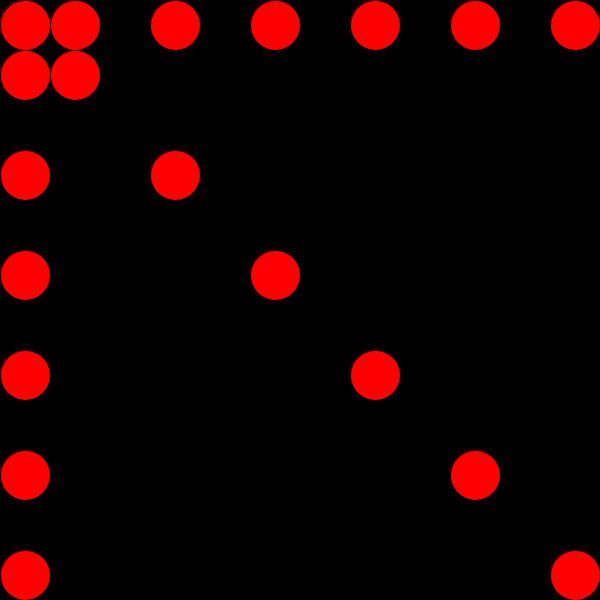
Frame 1 (no input)
Frame 60 (the mouse pressed at the canvas centre just before this capture): identical to frame 1, image omitted
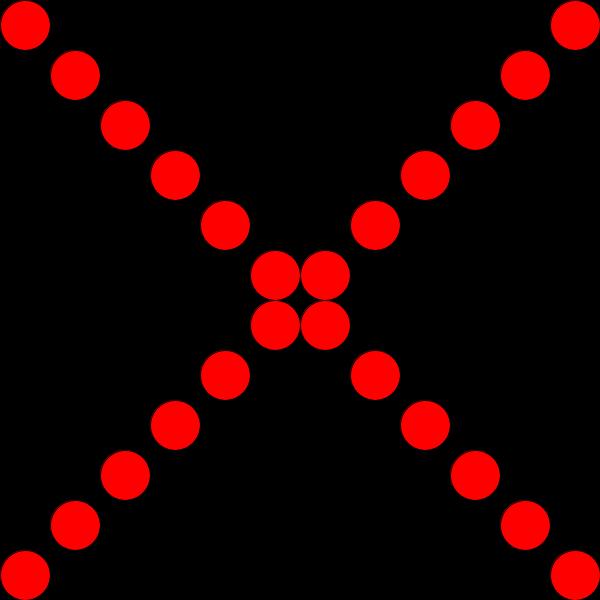
Frame 120 (the mouse held since frame 60 and released just before this capture)

The Processing sketch that drew these frames (run headless with seeded random() and noise(); from frame 60 on, the mouse is pressed at the canvas centre):

// Processing sketch: processing_156734
// ── processing_156734.pde

void setup(){
  size(600,600);
  background(0);
}

void draw(){
  background(0);
  fill(255,0,0);
  for(int i = 0; i<6; i++){
    ellipse(25+(i*(mouseX/6)), 25+(i*(mouseY/6)),50,50);
  }
  for(int i = 0; i<6; i++){
    ellipse((width-25)-i*((width-mouseX)/6), 25+(i*(mouseY/6)),50,50);
  }
  for(int i = 0; i<6; i++){
    ellipse(25+(i*(mouseX/6)), (height-25)-i*((height-mouseY)/6), 50,50);
  }
  for(int i = 0; i<6; i++){
    ellipse((width-25)-i*((width-mouseX)/6), (height-25)-i*((height-mouseY)/6), 50,50);
  }
  
}
